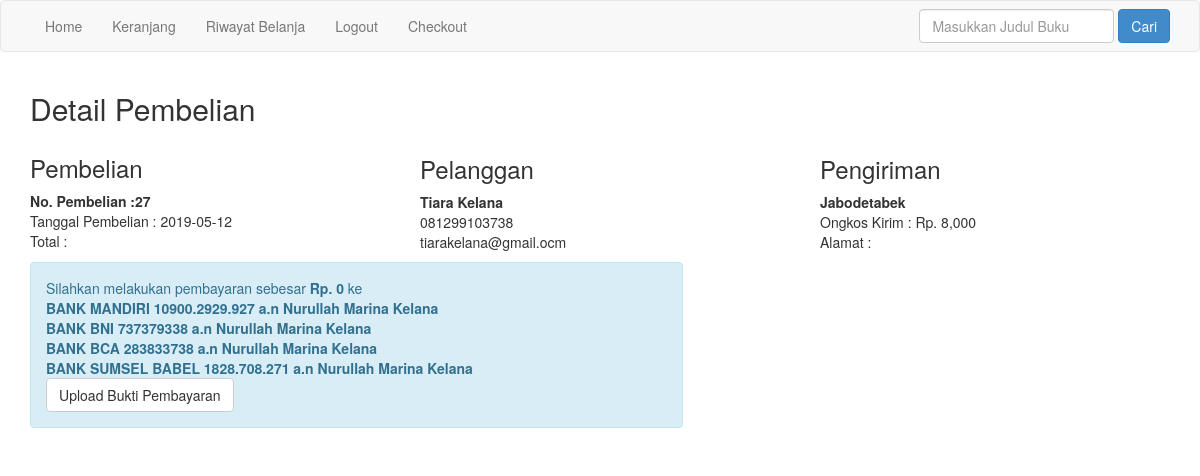
The app's page /nota.php?id=27 (signed in) with its own data.
### tables this page shows
CREATE TABLE `pembelian` (
  `id_pembelian` int(11) NOT NULL,
  `id_pelanggan` int(11) NOT NULL,
  `id_ongkir` int(11) NOT NULL,
  `tanggal_pembelian` date NOT NULL,
  `total_pembelian` varchar(100) NOT NULL,
  `nama_kota` varchar(50) NOT NULL,
  `tarif` int(11) NOT NULL,
  `alamat_pengiriman` text NOT NULL,
  `status_pembelian` varchar(50) NOT NULL DEFAULT 'Pending'
);

CREATE TABLE `pelanggan` (
  `id_pelanggan` int(11) NOT NULL,
  `email_pelanggan` varchar(100) NOT NULL,
  `password_pelanggan` varchar(50) NOT NULL,
  `nama_pelanggan` varchar(100) NOT NULL,
  `telepon_pelanggan` varchar(25) NOT NULL,
  `alamat_pelanggan` text NOT NULL
);

### nota.php (the view, shortened to what this page needs)
<?php
$koneksi = new mysqli("localhost","root","","toko");
?>
    <!DOCTYPE html>
    <html>
    <head>
    	<link rel="stylesheet" href="admin/assets/css/bootstrap.css">
    </head>
    <body>
    	<?php include 'menu.php'; ?>
    <section class="konten">
  <section class="konten">
      <div class="container">
<h2> Detail Pembelian </h2>
<?php
$ambil=$koneksi->query("SELECT * FROM pembelian JOIN pelanggan ON pembelian.id_pelanggan=pelanggan.id_pelanggan WHERE pembelian.id_pembelian='$_GET[id]'");
$detail = $ambil->fetch_assoc();
?>
<div class="row">
	<div class="col-md-4">
		<h3>Pembelian</h3>
	<strong>No. Pembelian :<?php echo $detail['id_pembelian']; ?></strong><br>
	Tanggal Pembelian : <?php echo $detail['tanggal_pembelian']; ?> <br>
	Total : <?php echo $detail['total_pembelian']; ?>
</div>
<div class="row">
<div class="col-md-4"></div>
<div class="col-md-4">
	<h3>Pelanggan</h3>
	 <strong><?php echo $detail ['nama_pelanggan']; ?></strong> <br>
	 <p>
	 	 <?php echo $detail['telepon_pelanggan']; ?> <br>
		 <?php echo $detail['email_pelanggan']; ?> <br>
	</p>
</div>
<div class="row">
<div class="col-md-4">
	<h3>Pengiriman</h3>
	 <strong><?php echo $detail ['nama_kota']; ?></strong> <br>
	       Ongkos Kirim  : Rp. <?php echo number_format($detail['tarif']); ?>  <br>
	       Alamat : <?php echo $detail['alamat_pengiriman']; ?> <br>
	   </div>
	</div>
  <section class="konten">
      <div class="container">
<div class="row">
	<div class="col-md-7">
	<div class="alert alert-info">
		<p>
			Silahkan melakukan pembayaran sebesar <strong> Rp. <?php echo number_format($detail['total_pembelian']); ?> </strong> ke <br>
			<strong>BANK MANDIRI 10900.2929.927 a.n Nurullah Marina Kelana <br>
			BANK BNI 737379338 a.n Nurullah Marina Kelana </br>
			BANK BCA 283833738 a.n Nurullah Marina Kelana </br>
			BANK SUMSEL BABEL 1828.708.271 a.n Nurullah Marina Kelana</strong>
		</p>
			<a href= "pembayaran.php" class="btn btn-default">Upload Bukti Pembayaran</a>
	</div>
</div>
</div>
</div>
</section>
    </body>
    </html>

### records on screen
pembelian: id_pembelian "27", tanggal_pembelian "2019-05-12", id_pelanggan.nama_pelanggan "Tiara Kelana", id_pelanggan.telepon_pelanggan "081299103738", id_pelanggan.email_pelanggan "tiarakelana@gmail.ocm", nama_kota "Jabodetabek", tarif "8,000", total_pembelian "0"
